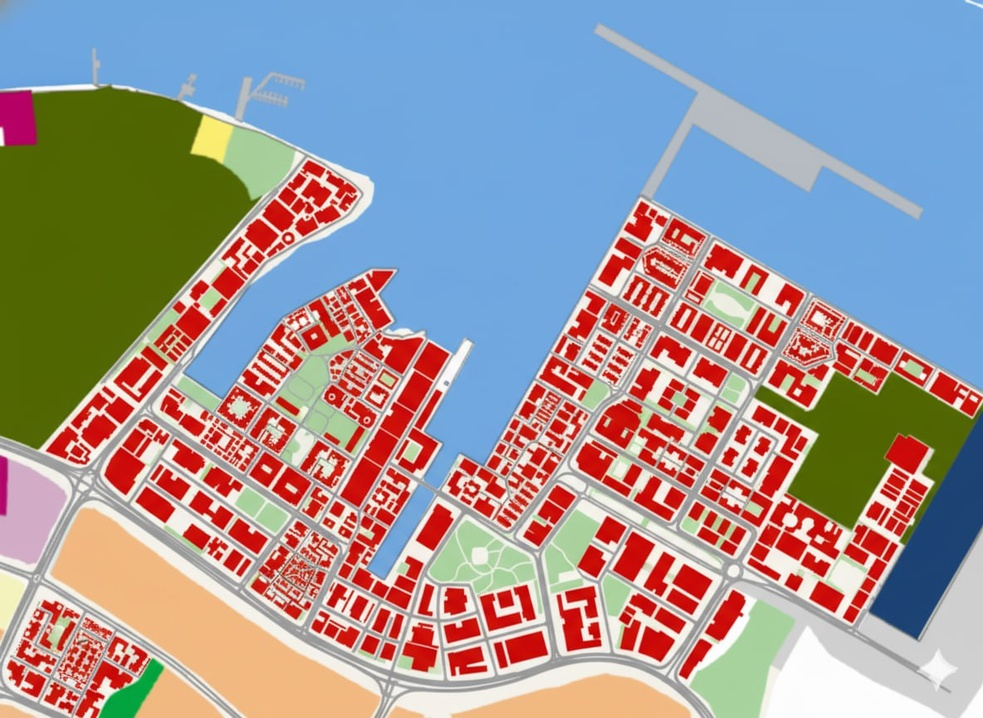
#> input picture past images/ky copy.jpg, 983 x 718 px, shrunk from 1184 x 864 before the run, found by its file name
$ jupyter execute --allow-errors 4.ipynb
#> lines starting #> are read from the running program, lines starting #| are printed output that depends on the picture; after the words box and inside, x2 and y2 are one past the last pixel; in counts of white or black regions, pixels touching at a corner belong together
[cell 1]
import os
input_name = "ky copy.jpg"
base_name = os.path.splitext(input_name)[0]

building_map_name = f"{base_name}_building_map.png" #raster of buildings only
input_raster = building_map_name  # binary or probability raster
output_geojson = "f{base_name}.geojson"

[cell 2]
import cv2
import numpy as np

# Load image
img = cv2.imread(input_name)  # BGR format in OpenCV
#> img is the input picture: shape (718, 983, 3); mean B, G, R 151.9, 150.1, 159

# Split channels
b, g, r = cv2.split(img)
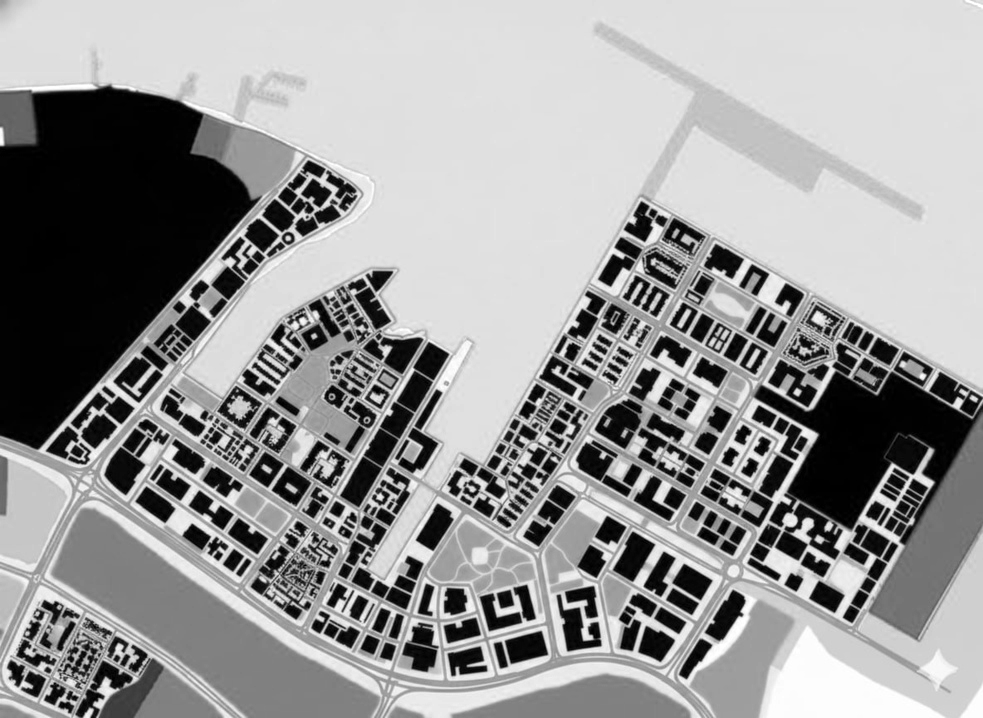
#> b: shape (718, 983); min 0, max 255, mean 151.9
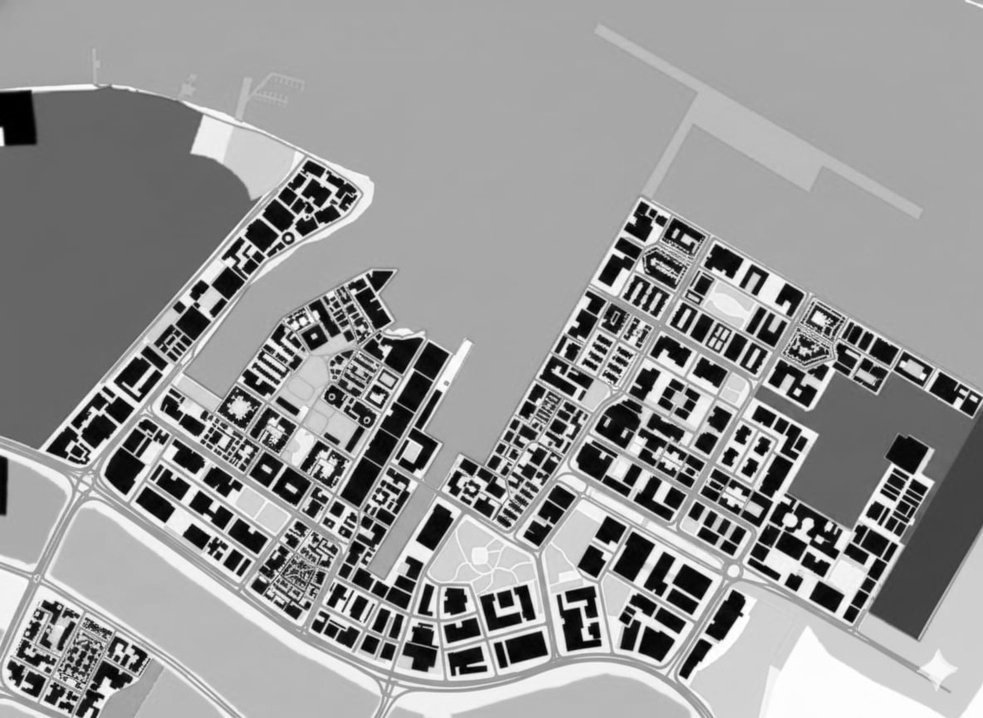
#> g: shape (718, 983); min 0, max 255, mean 150.1
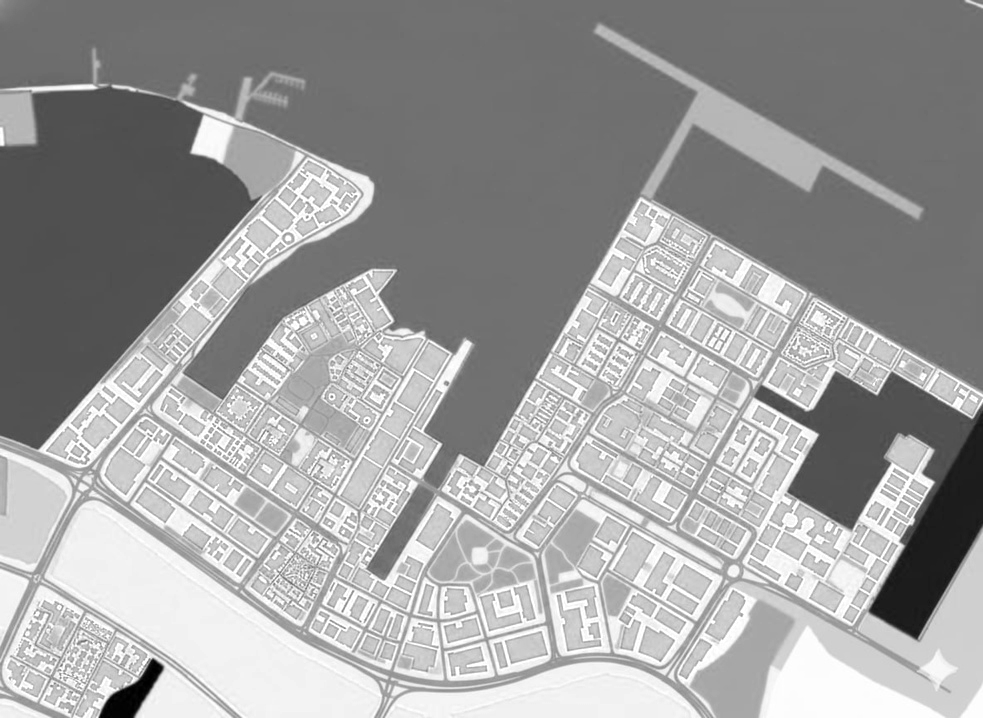
#> r: shape (718, 983); min 0, max 255, mean 159

# Define threshold for red detection
threshold = 100  # tweak as needed

# Create binary mask: 1 if red is strong and green/blue are weak
building_map = np.where((r > threshold) & (g < threshold) & (b < threshold), 1, 0)
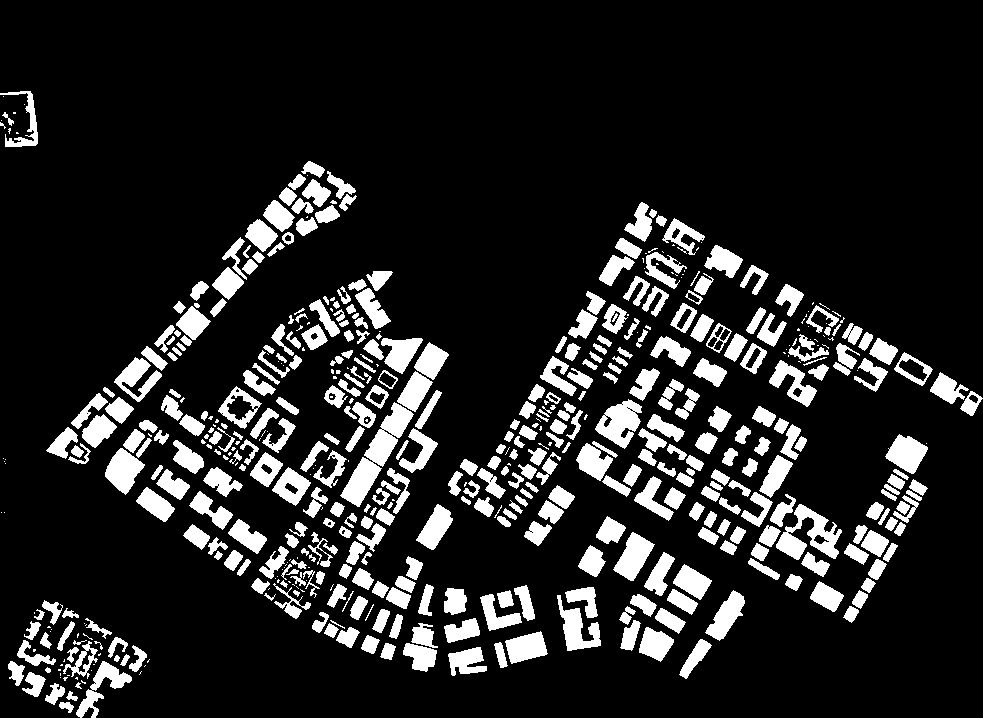
#> building_map: shape (718, 983) int64; values 0 (black) and 1 (white), 14.4% white; 552 white regions (149 under 20 px), largest, box (x1, y1, x2, y2) and area: (340, 402, 414, 507) 2359, (776, 504, 842, 560) 1588, (595, 399, 642, 449) 1289

# Optional: save as grayscale image
cv2.imwrite(building_map_name, (building_map * 255).astype(np.uint8))
#> Out = True
